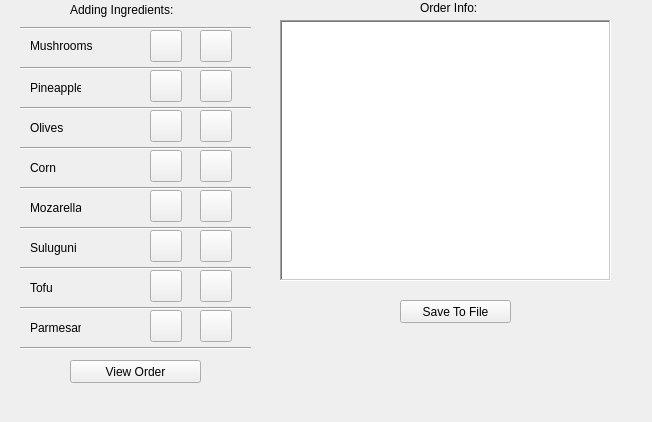
<?xml version="1.0" encoding="UTF-8"?>
<ui version="4.0">
 <class>MainWindow</class>
 <widget class="QMainWindow" name="MainWindow">
  <property name="geometry">
   <rect>
    <x>0</x>
    <y>0</y>
    <width>652</width>
    <height>422</height>
   </rect>
  </property>
  <property name="windowTitle">
   <string>MainWindow</string>
  </property>
  <property name="tabShape">
   <enum>QTabWidget::Rounded</enum>
  </property>
  <widget class="QWidget" name="centralwidget">
   <widget class="QLabel" name="labelAddIngr">
    <property name="geometry">
     <rect>
      <x>70</x>
      <y>0</y>
      <width>121</width>
      <height>20</height>
     </rect>
    </property>
    <property name="text">
     <string>Adding Ingredients:</string>
    </property>
   </widget>
   <widget class="QPushButton" name="AddMushrooms">
    <property name="geometry">
     <rect>
      <x>150</x>
      <y>30</y>
      <width>32</width>
      <height>32</height>
     </rect>
    </property>
    <property name="text">
     <string/>
    </property>
   </widget>
   <widget class="QPushButton" name="RmMushrooms">
    <property name="geometry">
     <rect>
      <x>200</x>
      <y>30</y>
      <width>32</width>
      <height>32</height>
     </rect>
    </property>
    <property name="text">
     <string/>
    </property>
   </widget>
   <widget class="QPushButton" name="AddPineapple">
    <property name="geometry">
     <rect>
      <x>150</x>
      <y>70</y>
      <width>32</width>
      <height>32</height>
     </rect>
    </property>
    <property name="text">
     <string/>
    </property>
   </widget>
   <widget class="QPushButton" name="RmPineapple">
    <property name="geometry">
     <rect>
      <x>200</x>
      <y>70</y>
      <width>32</width>
      <height>32</height>
     </rect>
    </property>
    <property name="text">
     <string/>
    </property>
   </widget>
   <widget class="QPushButton" name="AddOlives">
    <property name="geometry">
     <rect>
      <x>150</x>
      <y>110</y>
      <width>32</width>
      <height>32</height>
     </rect>
    </property>
    <property name="text">
     <string/>
    </property>
   </widget>
   <widget class="QPushButton" name="RmOlives">
    <property name="geometry">
     <rect>
      <x>200</x>
      <y>110</y>
      <width>32</width>
      <height>32</height>
     </rect>
    </property>
    <property name="text">
     <string/>
    </property>
   </widget>
   <widget class="QPushButton" name="AddCorn">
    <property name="geometry">
     <rect>
      <x>150</x>
      <y>150</y>
      <width>32</width>
      <height>32</height>
     </rect>
    </property>
    <property name="text">
     <string/>
    </property>
   </widget>
   <widget class="QPushButton" name="RmCorn">
    <property name="geometry">
     <rect>
      <x>200</x>
      <y>150</y>
      <width>32</width>
      <height>32</height>
     </rect>
    </property>
    <property name="text">
     <string/>
    </property>
   </widget>
   <widget class="QPushButton" name="AddMozarella">
    <property name="geometry">
     <rect>
      <x>150</x>
      <y>190</y>
      <width>32</width>
      <height>32</height>
     </rect>
    </property>
    <property name="text">
     <string/>
    </property>
   </widget>
   <widget class="QPushButton" name="RmMozarella">
    <property name="geometry">
     <rect>
      <x>200</x>
      <y>190</y>
      <width>32</width>
      <height>32</height>
     </rect>
    </property>
    <property name="text">
     <string/>
    </property>
   </widget>
   <widget class="QPushButton" name="AddSuluguni">
    <property name="geometry">
     <rect>
      <x>150</x>
      <y>230</y>
      <width>32</width>
      <height>32</height>
     </rect>
    </property>
    <property name="text">
     <string/>
    </property>
   </widget>
   <widget class="QPushButton" name="RmSuluguni">
    <property name="geometry">
     <rect>
      <x>200</x>
      <y>230</y>
      <width>32</width>
      <height>32</height>
     </rect>
    </property>
    <property name="text">
     <string/>
    </property>
   </widget>
   <widget class="QPushButton" name="AddTofu">
    <property name="geometry">
     <rect>
      <x>150</x>
      <y>270</y>
      <width>32</width>
      <height>32</height>
     </rect>
    </property>
    <property name="text">
     <string/>
    </property>
   </widget>
   <widget class="QPushButton" name="RmTofu">
    <property name="geometry">
     <rect>
      <x>200</x>
      <y>270</y>
      <width>32</width>
      <height>32</height>
     </rect>
    </property>
    <property name="text">
     <string/>
    </property>
   </widget>
   <widget class="QPushButton" name="AddParmesan">
    <property name="geometry">
     <rect>
      <x>150</x>
      <y>310</y>
      <width>32</width>
      <height>32</height>
     </rect>
    </property>
    <property name="text">
     <string/>
    </property>
   </widget>
   <widget class="QPushButton" name="RmParmesan">
    <property name="geometry">
     <rect>
      <x>200</x>
      <y>310</y>
      <width>32</width>
      <height>32</height>
     </rect>
    </property>
    <property name="text">
     <string/>
    </property>
   </widget>
   <widget class="QLabel" name="Mushrooms">
    <property name="geometry">
     <rect>
      <x>30</x>
      <y>30</y>
      <width>71</width>
      <height>31</height>
     </rect>
    </property>
    <property name="text">
     <string>Mushrooms</string>
    </property>
   </widget>
   <widget class="Line" name="line">
    <property name="geometry">
     <rect>
      <x>20</x>
      <y>60</y>
      <width>231</width>
      <height>16</height>
     </rect>
    </property>
    <property name="orientation">
     <enum>Qt::Horizontal</enum>
    </property>
   </widget>
   <widget class="Line" name="line_3">
    <property name="geometry">
     <rect>
      <x>20</x>
      <y>20</y>
      <width>231</width>
      <height>16</height>
     </rect>
    </property>
    <property name="orientation">
     <enum>Qt::Horizontal</enum>
    </property>
   </widget>
   <widget class="Line" name="line_2">
    <property name="geometry">
     <rect>
      <x>20</x>
      <y>100</y>
      <width>231</width>
      <height>16</height>
     </rect>
    </property>
    <property name="orientation">
     <enum>Qt::Horizontal</enum>
    </property>
   </widget>
   <widget class="Line" name="line_4">
    <property name="geometry">
     <rect>
      <x>20</x>
      <y>140</y>
      <width>231</width>
      <height>16</height>
     </rect>
    </property>
    <property name="orientation">
     <enum>Qt::Horizontal</enum>
    </property>
   </widget>
   <widget class="Line" name="line_5">
    <property name="geometry">
     <rect>
      <x>20</x>
      <y>180</y>
      <width>231</width>
      <height>16</height>
     </rect>
    </property>
    <property name="orientation">
     <enum>Qt::Horizontal</enum>
    </property>
   </widget>
   <widget class="Line" name="line_6">
    <property name="geometry">
     <rect>
      <x>20</x>
      <y>220</y>
      <width>231</width>
      <height>16</height>
     </rect>
    </property>
    <property name="orientation">
     <enum>Qt::Horizontal</enum>
    </property>
   </widget>
   <widget class="Line" name="line_7">
    <property name="geometry">
     <rect>
      <x>20</x>
      <y>260</y>
      <width>231</width>
      <height>16</height>
     </rect>
    </property>
    <property name="orientation">
     <enum>Qt::Horizontal</enum>
    </property>
   </widget>
   <widget class="Line" name="line_8">
    <property name="geometry">
     <rect>
      <x>20</x>
      <y>300</y>
      <width>231</width>
      <height>16</height>
     </rect>
    </property>
    <property name="orientation">
     <enum>Qt::Horizontal</enum>
    </property>
   </widget>
   <widget class="Line" name="line_9">
    <property name="geometry">
     <rect>
      <x>20</x>
      <y>340</y>
      <width>231</width>
      <height>16</height>
     </rect>
    </property>
    <property name="orientation">
     <enum>Qt::Horizontal</enum>
    </property>
   </widget>
   <widget class="QLabel" name="Pineapples">
    <property name="geometry">
     <rect>
      <x>30</x>
      <y>80</y>
      <width>51</width>
      <height>16</height>
     </rect>
    </property>
    <property name="text">
     <string>Pineapples</string>
    </property>
   </widget>
   <widget class="QLabel" name="Olives">
    <property name="geometry">
     <rect>
      <x>30</x>
      <y>120</y>
      <width>51</width>
      <height>16</height>
     </rect>
    </property>
    <property name="text">
     <string>Olives</string>
    </property>
   </widget>
   <widget class="QLabel" name="Corn">
    <property name="geometry">
     <rect>
      <x>30</x>
      <y>160</y>
      <width>51</width>
      <height>16</height>
     </rect>
    </property>
    <property name="text">
     <string>Corn</string>
    </property>
   </widget>
   <widget class="QLabel" name="Mozarella">
    <property name="geometry">
     <rect>
      <x>30</x>
      <y>200</y>
      <width>51</width>
      <height>16</height>
     </rect>
    </property>
    <property name="text">
     <string>Mozarella</string>
    </property>
   </widget>
   <widget class="QLabel" name="Suluguni">
    <property name="geometry">
     <rect>
      <x>30</x>
      <y>240</y>
      <width>51</width>
      <height>16</height>
     </rect>
    </property>
    <property name="text">
     <string>Suluguni</string>
    </property>
   </widget>
   <widget class="QLabel" name="Tofu">
    <property name="geometry">
     <rect>
      <x>30</x>
      <y>280</y>
      <width>51</width>
      <height>16</height>
     </rect>
    </property>
    <property name="text">
     <string>Tofu</string>
    </property>
   </widget>
   <widget class="QLabel" name="Parmesan">
    <property name="geometry">
     <rect>
      <x>30</x>
      <y>320</y>
      <width>51</width>
      <height>16</height>
     </rect>
    </property>
    <property name="text">
     <string>Parmesan</string>
    </property>
   </widget>
   <widget class="QTextBrowser" name="orderInfo">
    <property name="geometry">
     <rect>
      <x>280</x>
      <y>20</y>
      <width>331</width>
      <height>261</height>
     </rect>
    </property>
    <property name="frameShape">
     <enum>QFrame::WinPanel</enum>
    </property>
   </widget>
   <widget class="QLabel" name="labelOrderInfo">
    <property name="geometry">
     <rect>
      <x>420</x>
      <y>0</y>
      <width>61</width>
      <height>16</height>
     </rect>
    </property>
    <property name="text">
     <string>Order Info:</string>
    </property>
   </widget>
   <widget class="QPushButton" name="bAddIngr">
    <property name="geometry">
     <rect>
      <x>70</x>
      <y>360</y>
      <width>131</width>
      <height>23</height>
     </rect>
    </property>
    <property name="text">
     <string>View Order</string>
    </property>
   </widget>
   <widget class="QPushButton" name="bSave">
    <property name="geometry">
     <rect>
      <x>400</x>
      <y>300</y>
      <width>111</width>
      <height>23</height>
     </rect>
    </property>
    <property name="text">
     <string>Save To File</string>
    </property>
   </widget>
   <widget class="QLabel" name="LPine">
    <property name="geometry">
     <rect>
      <x>240</x>
      <y>70</y>
      <width>32</width>
      <height>32</height>
     </rect>
    </property>
    <property name="text">
     <string/>
    </property>
   </widget>
   <widget class="QLabel" name="LOlives">
    <property name="geometry">
     <rect>
      <x>240</x>
      <y>110</y>
      <width>32</width>
      <height>32</height>
     </rect>
    </property>
    <property name="text">
     <string/>
    </property>
   </widget>
   <widget class="QLabel" name="LCorn">
    <property name="geometry">
     <rect>
      <x>240</x>
      <y>150</y>
      <width>32</width>
      <height>32</height>
     </rect>
    </property>
    <property name="text">
     <string/>
    </property>
   </widget>
   <widget class="QLabel" name="LMozza">
    <property name="geometry">
     <rect>
      <x>240</x>
      <y>190</y>
      <width>32</width>
      <height>32</height>
     </rect>
    </property>
    <property name="text">
     <string/>
    </property>
   </widget>
   <widget class="QLabel" name="LSulu">
    <property name="geometry">
     <rect>
      <x>240</x>
      <y>230</y>
      <width>32</width>
      <height>32</height>
     </rect>
    </property>
    <property name="text">
     <string/>
    </property>
   </widget>
   <widget class="QLabel" name="LTofu">
    <property name="geometry">
     <rect>
      <x>240</x>
      <y>270</y>
      <width>32</width>
      <height>32</height>
     </rect>
    </property>
    <property name="text">
     <string/>
    </property>
   </widget>
   <widget class="QLabel" name="LParmes">
    <property name="geometry">
     <rect>
      <x>240</x>
      <y>310</y>
      <width>32</width>
      <height>32</height>
     </rect>
    </property>
    <property name="text">
     <string/>
    </property>
   </widget>
   <widget class="QLabel" name="LMush">
    <property name="geometry">
     <rect>
      <x>240</x>
      <y>30</y>
      <width>32</width>
      <height>32</height>
     </rect>
    </property>
    <property name="text">
     <string/>
    </property>
   </widget>
  </widget>
  <widget class="QMenuBar" name="menubar">
   <property name="geometry">
    <rect>
     <x>0</x>
     <y>0</y>
     <width>652</width>
     <height>21</height>
    </rect>
   </property>
  </widget>
 </widget>
 <resources/>
 <connections/>
</ui>
